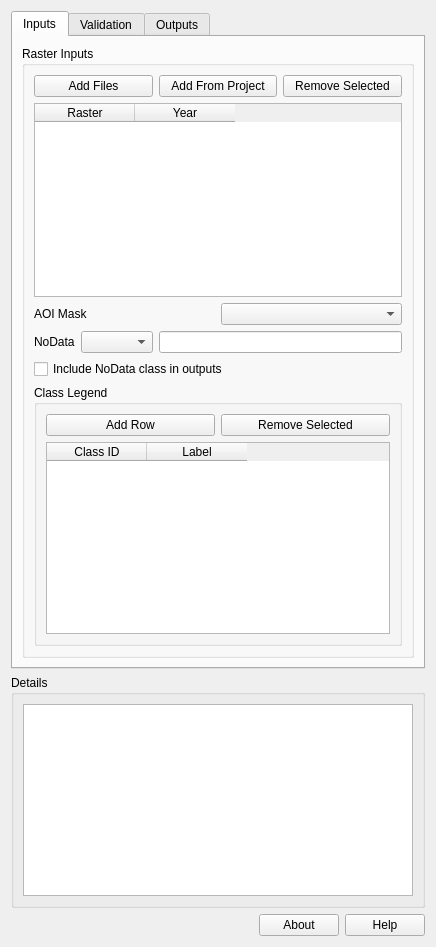
<?xml version="1.0" encoding="UTF-8"?>
<ui version="4.0">
 <class>DockWidget</class>
 <widget class="QWidget" name="DockWidget">
  <layout class="QVBoxLayout" name="verticalLayout">
   <item>
    <widget class="QTabWidget" name="mainTabs">
     <property name="currentIndex">
      <number>0</number>
     </property>
     <widget class="QWidget" name="inputsTab">
      <attribute name="title">
       <string>Inputs</string>
      </attribute>
      <layout class="QVBoxLayout" name="inputsTabLayout">
       <item>
        <widget class="QGroupBox" name="inputsGroup">
         <property name="title">
          <string>Raster Inputs</string>
         </property>
         <layout class="QVBoxLayout" name="verticalLayout_2">
          <item>
           <layout class="QHBoxLayout" name="rasterButtonsLayout">
            <item>
             <widget class="QPushButton" name="addFilesButton">
              <property name="text">
               <string>Add Files</string>
              </property>
             </widget>
            </item>
            <item>
             <widget class="QPushButton" name="addProjectButton">
              <property name="text">
               <string>Add From Project</string>
              </property>
             </widget>
            </item>
            <item>
             <widget class="QPushButton" name="removeSelectedButton">
              <property name="text">
               <string>Remove Selected</string>
              </property>
             </widget>
            </item>
           </layout>
          </item>
          <item>
           <widget class="QTableWidget" name="rasterTable">
            <property name="columnCount">
             <number>2</number>
            </property>
            <property name="rowCount">
             <number>0</number>
            </property>
            <column>
             <property name="text">
              <string>Raster</string>
             </property>
            </column>
            <column>
             <property name="text">
              <string>Year</string>
             </property>
            </column>
           </widget>
          </item>
          <item>
           <layout class="QHBoxLayout" name="aoiLayout">
            <item>
             <widget class="QLabel" name="aoiLabel">
              <property name="text">
               <string>AOI Mask</string>
              </property>
             </widget>
            </item>
            <item>
             <widget class="QComboBox" name="aoiCombo" />
            </item>
           </layout>
          </item>
          <item>
           <layout class="QHBoxLayout" name="nodataLayout">
            <item>
             <widget class="QLabel" name="nodataLabel">
              <property name="text">
               <string>NoData</string>
              </property>
             </widget>
            </item>
            <item>
             <widget class="QComboBox" name="nodataMode" />
            </item>
            <item>
             <widget class="QLineEdit" name="nodataValue" />
            </item>
           </layout>
          </item>
          <item>
           <layout class="QHBoxLayout" name="nodataClassLayout">
            <item>
             <widget class="QCheckBox" name="includeNodataClassCheck">
              <property name="text">
               <string>Include NoData class in outputs</string>
              </property>
             </widget>
            </item>
           </layout>
          </item>
          <item>
           <widget class="QGroupBox" name="legendGroup">
            <property name="title">
             <string>Class Legend</string>
            </property>
            <layout class="QVBoxLayout" name="legendLayout">
             <item>
              <layout class="QHBoxLayout" name="legendButtonsLayout">
               <item>
                <widget class="QPushButton" name="addLegendRowButton">
                 <property name="text">
                  <string>Add Row</string>
                 </property>
                </widget>
               </item>
               <item>
                <widget class="QPushButton" name="removeLegendRowButton">
                 <property name="text">
                  <string>Remove Selected</string>
                 </property>
                </widget>
               </item>
              </layout>
             </item>
             <item>
              <widget class="QTableWidget" name="legendTable">
               <property name="columnCount">
                <number>2</number>
               </property>
               <property name="rowCount">
                <number>0</number>
               </property>
               <column>
                <property name="text">
                 <string>Class ID</string>
                </property>
               </column>
               <column>
                <property name="text">
                 <string>Label</string>
                </property>
               </column>
              </widget>
             </item>
            </layout>
           </widget>
          </item>
         </layout>
        </widget>
       </item>
      </layout>
     </widget>
     <widget class="QWidget" name="validationTab">
      <attribute name="title">
       <string>Validation</string>
      </attribute>
      <layout class="QVBoxLayout" name="validationTabLayout">
       <item>
        <widget class="QGroupBox" name="validationGroup">
         <property name="title">
          <string>Input Validation</string>
         </property>
         <layout class="QVBoxLayout" name="validationLayout">
          <item>
           <widget class="QPushButton" name="validateButton">
            <property name="text">
             <string>Validate Inputs</string>
            </property>
           </widget>
          </item>
          <item>
           <widget class="QTableWidget" name="validationTable">
            <property name="columnCount">
             <number>3</number>
            </property>
            <property name="rowCount">
             <number>0</number>
            </property>
            <column>
             <property name="text">
              <string>Check</string>
             </property>
            </column>
            <column>
             <property name="text">
              <string>Status</string>
             </property>
            </column>
            <column>
             <property name="text">
              <string>Details</string>
             </property>
            </column>
           </widget>
          </item>
         </layout>
        </widget>
       </item>
      </layout>
     </widget>
     <widget class="QWidget" name="outputsTab">
      <attribute name="title">
       <string>Outputs</string>
      </attribute>
      <layout class="QVBoxLayout" name="outputsTabLayout">
       <item>
        <widget class="QGroupBox" name="outputSettingsGroup">
         <property name="title">
          <string>Output Settings</string>
         </property>
         <layout class="QVBoxLayout" name="outputSettingsLayout">
          <item>
           <layout class="QHBoxLayout" name="outputLayout">
            <item>
             <widget class="QLabel" name="outputLabel">
              <property name="text">
               <string>Output Dir</string>
              </property>
             </widget>
            </item>
            <item>
             <widget class="QLineEdit" name="outputDir" />
            </item>
            <item>
             <widget class="QPushButton" name="browseOutput">
              <property name="text">
               <string>Browse</string>
              </property>
             </widget>
            </item>
           </layout>
          </item>
          <item>
           <layout class="QHBoxLayout" name="crsLayout">
            <item>
             <widget class="QLabel" name="crsLabel">
              <property name="text">
               <string>Output CRS</string>
              </property>
             </widget>
            </item>
            <item>
             <widget class="QWidget" name="crsWidget" />
            </item>
           </layout>
          </item>
          <item>
           <layout class="QHBoxLayout" name="unitsLayout">
            <item>
             <widget class="QLabel" name="unitsLabel">
              <property name="text">
               <string>Output Units</string>
              </property>
             </widget>
            </item>
            <item>
             <widget class="QComboBox" name="outputUnits" />
            </item>
           </layout>
          </item>
         </layout>
        </widget>
       </item>
       <item>
        <widget class="QGroupBox" name="outputsGroup">
         <property name="title">
          <string>Outputs</string>
         </property>
         <layout class="QGridLayout" name="gridLayout">
          <item row="0" column="0">
           <widget class="QCheckBox" name="areaByClassCheck">
            <property name="text">
             <string>Area by Class</string>
            </property>
           </widget>
          </item>
          <item row="0" column="1">
           <widget class="QCheckBox" name="netGrossCheck">
            <property name="text">
             <string>Net/Gross Change</string>
            </property>
           </widget>
          </item>
          <item row="1" column="0">
           <widget class="QCheckBox" name="transitionCheck">
            <property name="text">
             <string>Transition Matrix (All Intervals)</string>
            </property>
           </widget>
          </item>
          <item row="1" column="1">
           <widget class="QCheckBox" name="transitionFirstLastCheck">
            <property name="text">
             <string>Transition Matrix (First-Last)</string>
            </property>
           </widget>
          </item>
          <item row="2" column="0">
           <widget class="QCheckBox" name="topTransitionsCheck">
            <property name="text">
             <string>Top Transitions</string>
            </property>
           </widget>
          </item>
          <item row="2" column="1">
           <widget class="QCheckBox" name="changeFreqCheck">
            <property name="text">
             <string>Change Frequency</string>
            </property>
           </widget>
          </item>
          <item row="3" column="0">
           <widget class="QCheckBox" name="intensityCheck">
            <property name="text">
             <string>Change Intensity</string>
            </property>
           </widget>
          </item>
          <item row="3" column="1">
           <widget class="QCheckBox" name="hotspotCheck">
            <property name="text">
             <string>Hotspots (Heatmap)</string>
            </property>
           </widget>
          </item>
          <item row="4" column="0">
           <widget class="QCheckBox" name="chartsCheck">
            <property name="text">
             <string>Charts (HTML)</string>
            </property>
           </widget>
          </item>
         </layout>
        </widget>
       </item>
       <item>
        <layout class="QHBoxLayout" name="runLayout">
         <item>
          <widget class="QPushButton" name="runButton">
           <property name="text">
            <string>Run Analysis</string>
           </property>
          </widget>
         </item>
         <item>
          <widget class="QProgressBar" name="progressBar" />
         </item>
         <item>
          <widget class="QToolButton" name="toggleDetailsButton">
           <property name="text">
            <string>Details</string>
           </property>
          </widget>
         </item>
        </layout>
       </item>
      </layout>
     </widget>
    </widget>
   </item>
   <item>
    <widget class="QGroupBox" name="logGroup">
     <property name="title">
      <string>Details</string>
     </property>
     <layout class="QVBoxLayout" name="logLayout">
      <item>
       <widget class="QPlainTextEdit" name="logText" />
      </item>
     </layout>
    </widget>
   </item>
   <item>
    <layout class="QHBoxLayout" name="aboutHelpLayout">
     <item>
      <spacer name="aboutHelpSpacer">
       <property name="orientation">
        <enum>Qt::Horizontal</enum>
       </property>
       <property name="sizeHint" stdset="0">
        <size>
         <width>40</width>
         <height>20</height>
        </size>
       </property>
      </spacer>
     </item>
     <item>
      <widget class="QPushButton" name="aboutButton">
       <property name="text">
        <string>About</string>
       </property>
      </widget>
     </item>
     <item>
      <widget class="QPushButton" name="helpButton">
       <property name="text">
        <string>Help</string>
       </property>
      </widget>
     </item>
    </layout>
   </item>
  </layout>
 </widget>
 <resources/>
 <connections/>
</ui>
